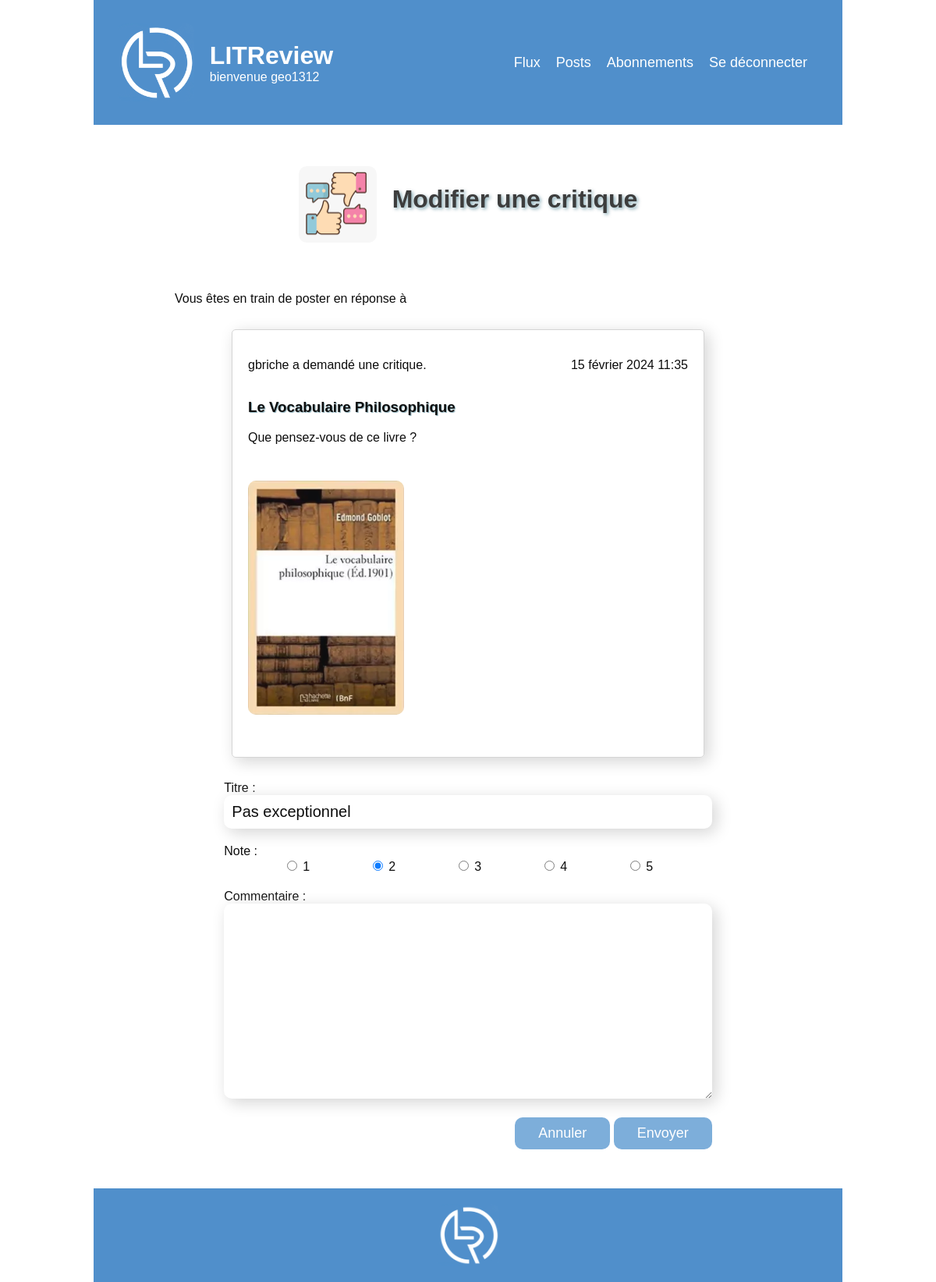
The page /review/6/edit (signed in) on the database as committed earlier.
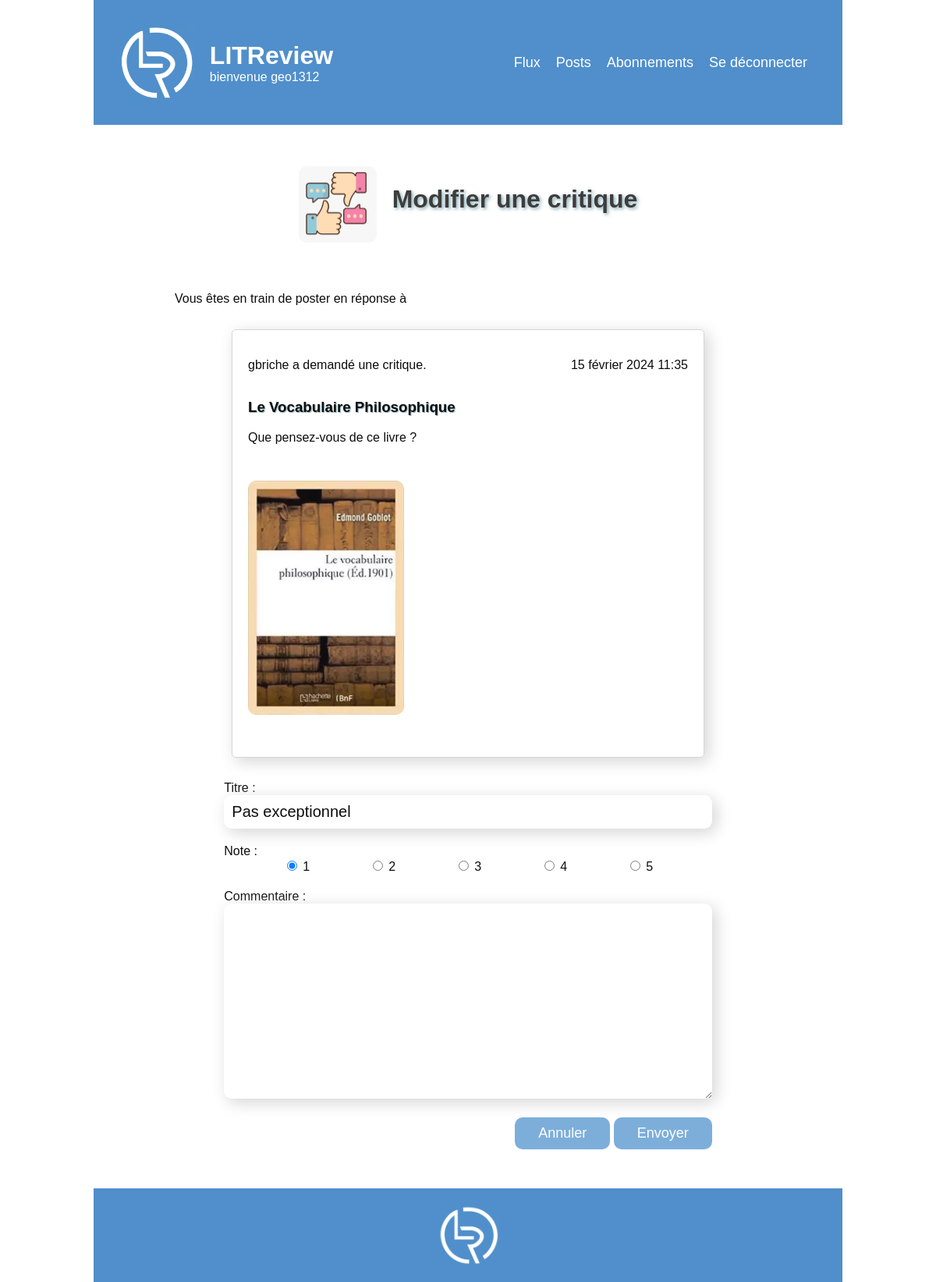
The same page on the database as committed later.
### bookreview/models.py (models this page shows, shortened)
class Review(models.Model):
    ticket = models.ForeignKey(to=Ticket, on_delete=models.CASCADE)
    rating = models.PositiveSmallIntegerField(
        validators=[MinValueValidator(0), MaxValueValidator(5)], verbose_name="Note"
    )
    headline = models.CharField(max_length=128, verbose_name="Titre")
    body = models.TextField(max_length=8192, blank=True, verbose_name="Commentaire")
    user = models.ForeignKey(to=settings.AUTH_USER_MODEL, on_delete=models.CASCADE)
    time_created = models.DateTimeField(auto_now_add=True)

### bookreview/views.py (the view, shortened to what this page needs)
@login_required
def edit_review(request, review_id):
    review = get_object_or_404(Review, id=review_id)
    edit_form = ReviewForm(instance=review)
    ticket = review.ticket
    context = {
        "edit_form": edit_form,
        "ticket": ticket,
    }
    return render(request, "bookreview/edit_review.html", context=context)

### bookreview/forms.py
class ReviewForm(forms.ModelForm):
    class Meta:
        model = Review
        fields = ['headline', 'rating', 'body']
        widgets = {
            'rating': forms.RadioSelect(choices=[(1, '1'), (2, '2'), (3, '3'), (4, '4'), (5, '5')]),
        }

### bookreview/templates/bookreview/edit_review.html (shortened to what this page needs)
{% extends 'base.html' %}
{% load static  %}
{% block content %}
<div class="review-page base-page">
    <div class="icone-title">
        <img src="{% static 'icones/icone-review.png' %}" alt="icone critique">
        <h2>Modifier une critique</h2>
    </div>
    <div class="review-texte">Vous êtes en train de poster en réponse à</div>
    <div class="ticket-display">
        <div class="ticket-display-title">
            <p>{{ ticket.user }} a demandé une critique.</p>
            <p>{{ ticket.time_created}}</p>
        </div>
        <h3>{{ ticket.title }}</h3>
        <p>{{ ticket.description }}</p>
        <img src="{{ ticket.image.url }}" alt="{{ ticket.title }}" class="ticket-img">
        <br>
    </div>
    <form method="post" class="review-form">
    {% for field in edit_form.visible_fields %}
            <div class="form-field-ticket">
                {{ field.label_tag }}
                {{ field }}
            </div>
        {% endfor %}
        <div class="button-submit-right">
            <a href="{% url 'posts' %}"><button type="button" class="submit-button">Annuler</button></a>
            <button type="submit" class="submit-button review-button">Envoyer</button>
        </div>
    </form>
</div>
{% endblock content %}

Rows that differ between the two databases and show on the page:
changed Review "Pas exceptionnel": rating "☐ 1 ☑ 2 ☐ 3 ☐ 4 ☐ 5" → "☑ 1 ☐ 2 ☐ 3 ☐ 4 ☐ 5"
